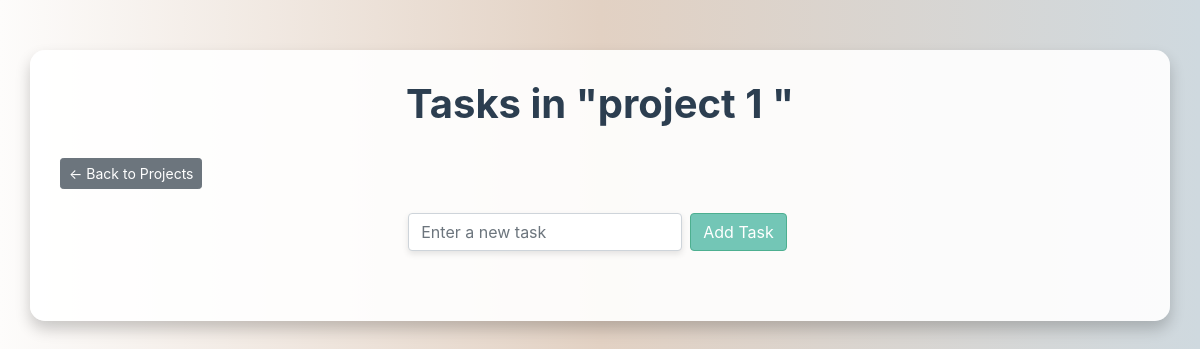
/project/1, run on an earlier commit of the app's database.
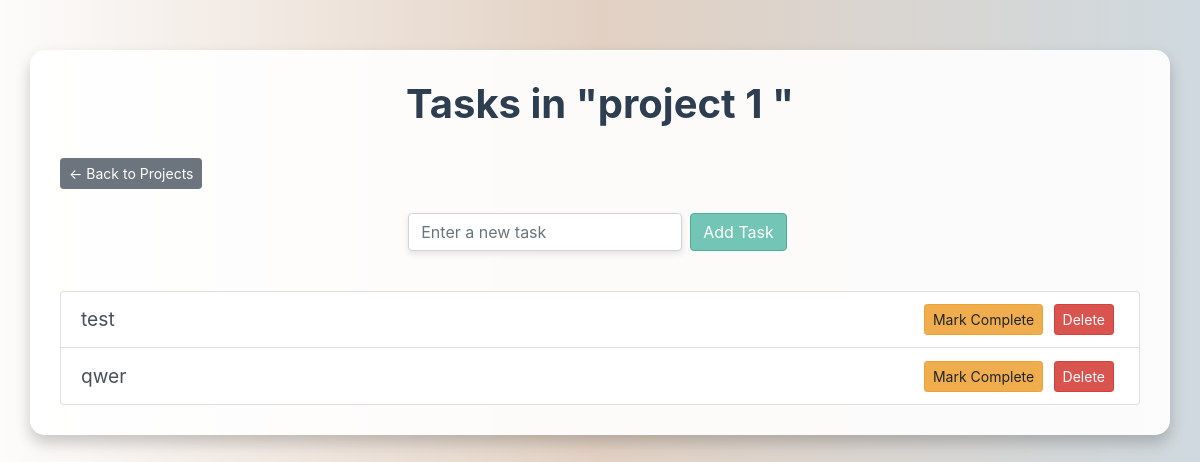
And on a later commit of the database.
### models.py (models this page shows, shortened)
class Project(db.Model):
    id = db.Column(db.Integer, primary_key=True)
    name = db.Column(db.String(200), nullable=False)
    todos = db.relationship('Task', backref='project', lazy=True)

class Task(db.Model):
    id = db.Column(db.Integer, primary_key=True)
    task = db.Column(db.String(200), nullable=False)
    complete = db.Column(db.Boolean, default=False)
    project_id = db.Column(db.Integer, db.ForeignKey('project.id'), nullable=False)

### app.py (the view)
@app.route('/project/<int:project_id>')
def project_tasks(project_id):
    project = Project.query.get_or_404(project_id)
    tasks = Task.query.filter_by(project_id=project_id).all()
    return render_template('project_tasks.html', project=project, tasks=tasks)

### templates/project_tasks.html (shortened to what this page needs)
<!DOCTYPE html>
<html lang="en">
<head>
    <link rel="stylesheet" href="https://stackpath.bootstrapcdn.com/bootstrap/4.5.2/css/bootstrap.min.css">
</head>
<body>
<div class="container">
    <h1>Tasks in "{{ project.name }}"</h1>
    <div class="d-flex justify-content-between align-items-center mb-4">
        <a href="{{ url_for('home') }}" class="btn btn-secondary btn-sm">← Back to Projects</a>
    </div>
    <form action="{{ url_for('add_project_task', project_id=project.id) }}" method="POST" class="form-inline">
        <input type="text" name="task" class="form-control mr-2" placeholder="Enter a new task" required>
        <button type="submit" class="btn btn-success">Add Task</button>
    </form>
    <ul class="list-group">
        {% for task in tasks %}
            <li class="list-group-item d-flex justify-content-between align-items-center">
                <span class="{{ 'text-muted' if task.complete else '' }}">
                    {{ task.task }}
                </span>
                <div>
                    <a href="{{ url_for('toggle_task_complete', task_id=task.id) }}" class="btn btn-warning btn-sm">
                        {{ 'Mark Incomplete' if task.complete else 'Mark Complete' }}
                    </a>
                    <a href="{{ url_for('delete_task', task_id=task.id) }}" class="btn btn-danger btn-sm" onclick="return confirm('Are you sure you want to delete this task?')">Delete</a>
                </div>
            </li>
        {% endfor %}
    </ul>
</div>
</body>
</html>

### templates/project_tasks.html (style rules this page uses)
body { background: linear-gradient(to right, #fdfcfb, #e2d1c3, #cfd9df); background-repeat: no-repeat; background-attachment: fixed; background-size: cover; }
.container { margin-top: 50px; background-color: rgba(255, 255, 255, 0.9); border-radius: 15px; box-shadow: 0px 8px 15px rgba(0, 0, 0, 0.2); padding: 30px; }
h1 { font-size: 2.5rem; color: #2c3e50; text-align: center; font-weight: bold; margin-bottom: 30px; }
form { display: flex; justify-content: center; margin-bottom: 40px; }
input { width: 50%; border: none; padding: 10px 15px; border-radius: 5px; box-shadow: 0px 3px 6px rgba(0, 0, 0, 0.1); font-size: 1rem; }
.list-group-item { font-size: 1.2rem; color: #495057; background-color: #ffffff; transition: background-color 0.2s ease, transform 0.2s ease; }
a { color: #007bff; text-decoration: none; }
.btn { margin-right: 5px; }
.btn-success { background-color: #73c6b6; border-color: #4daf90; }
.btn-warning { background-color: #f0ad4e; border-color: #eea236; }
.btn-danger { background-color: #d9534f; border-color: #d43f3a; }

What changed in the data, as far as the page shows it:
added Task: task "test", complete "Mark Complete"
added Task: task "qwer", complete "Mark Complete"
